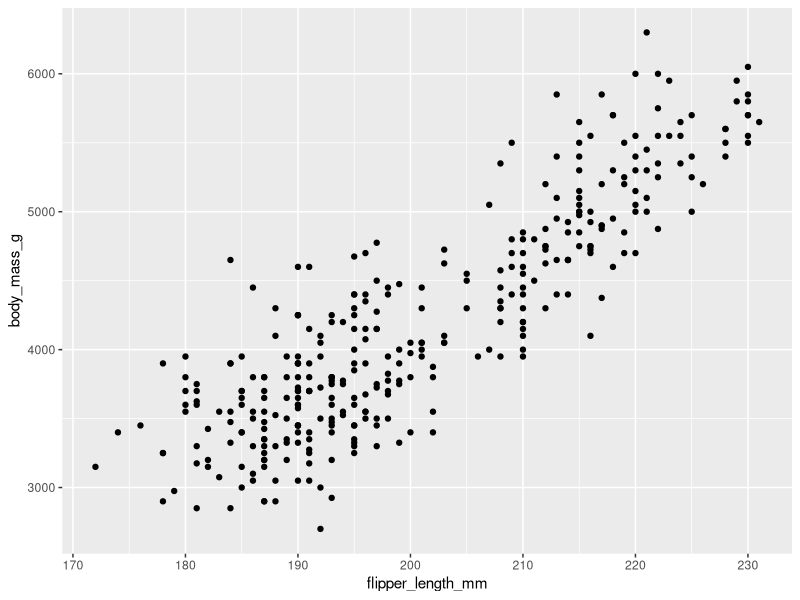
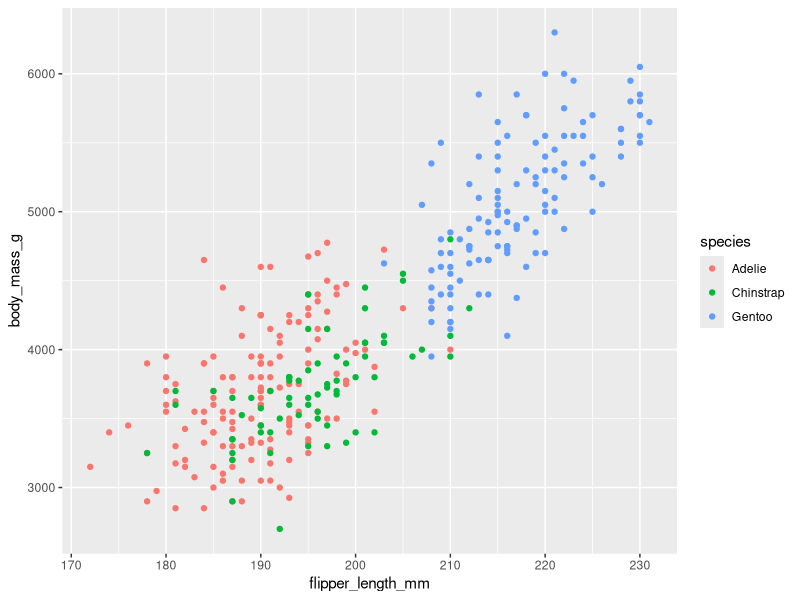
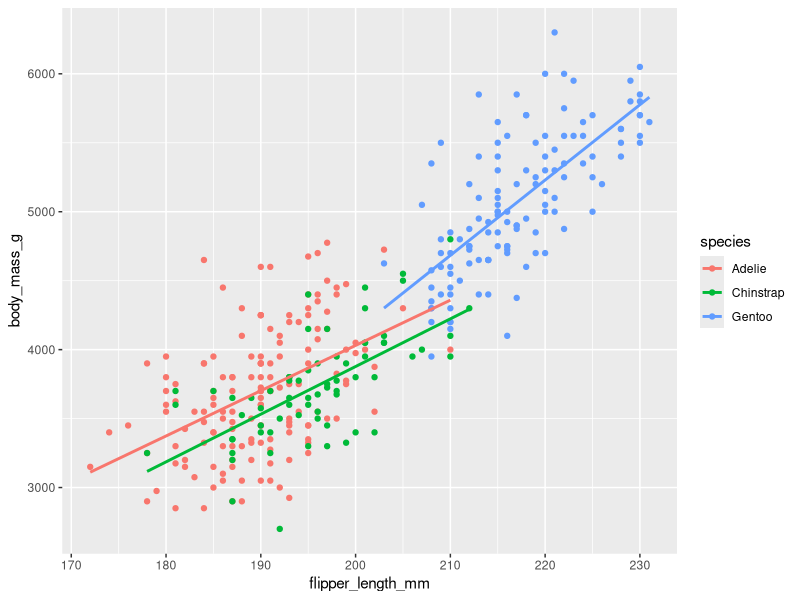
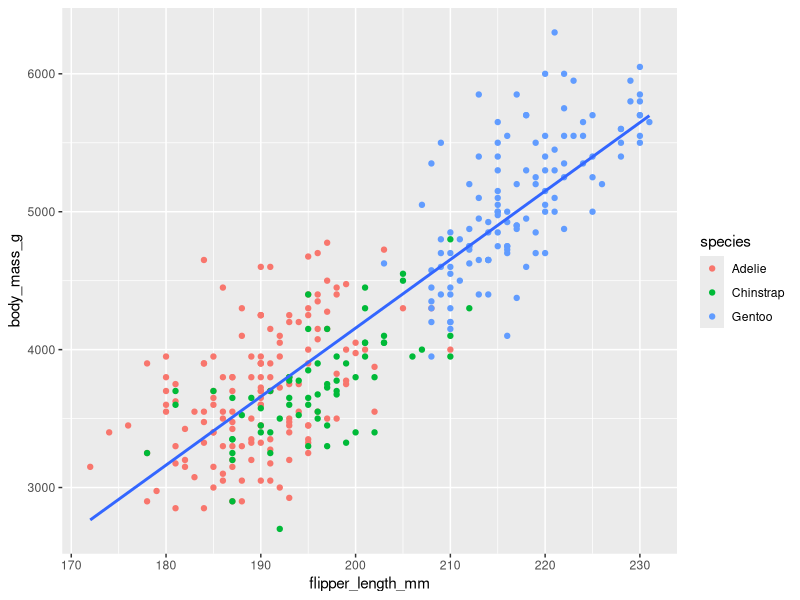
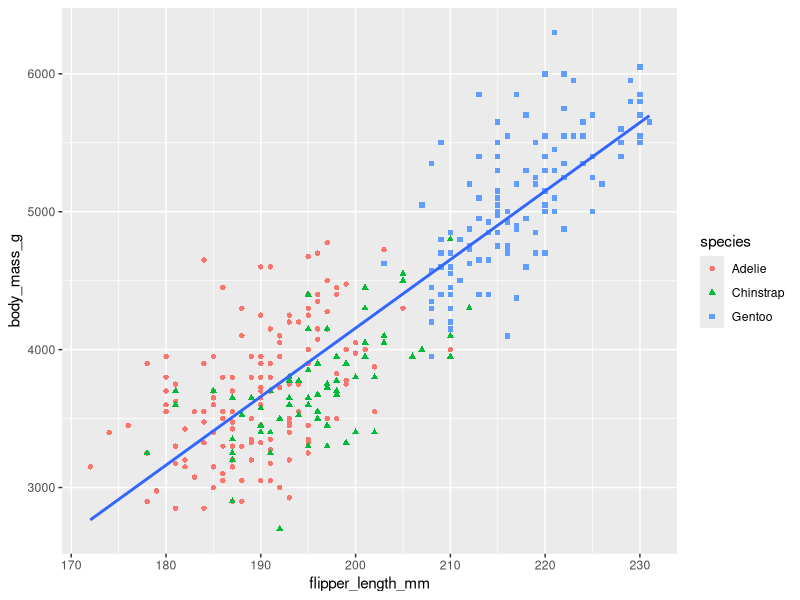
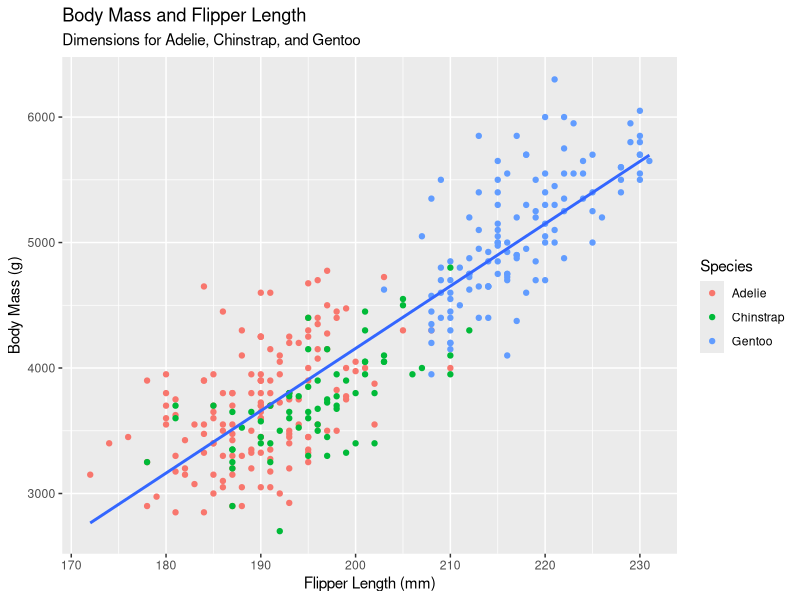
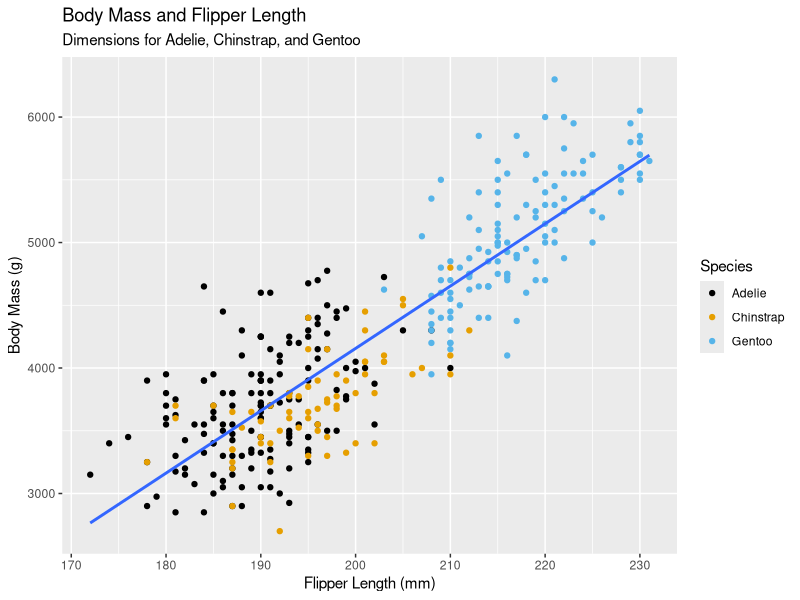
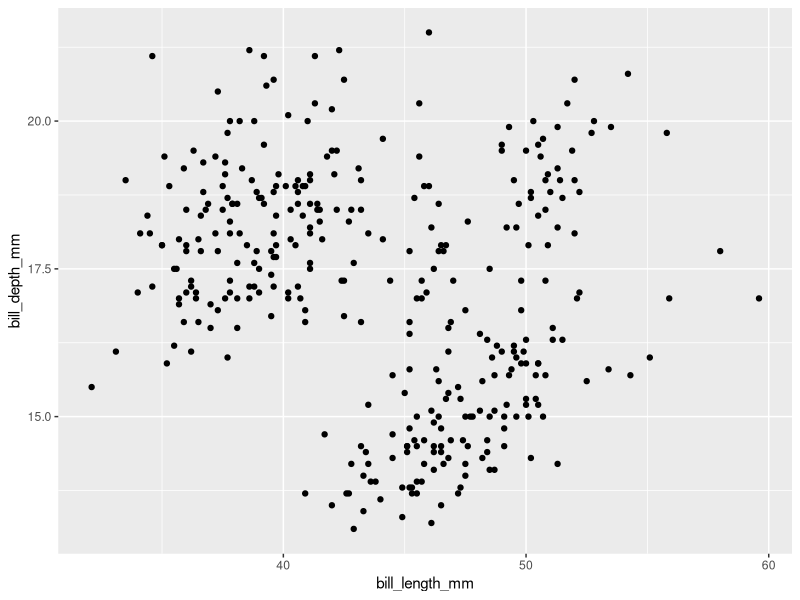

Write R code to recreate these figures, in order. (Note: this script raises an error after producing the figures.)
library(tidyverse)
library(palmerpenguins) 
library(ggthemes) #colorblind friedly color schemes! 

#the penguins data frame 
palmerpenguins::penguins

#save as an object 
penguins = palmerpenguins::penguins

#take a look 
glimpse(penguins)
#notice the different variables and begin to ask yourself questions abou the data
#what is the relationship between flipper length and body mass?
#what about by species?

#you can analyze the numbers but graphs are much, much cooler -- obviously.
#reminder because you are an idiot -- variables = columns and objects = rows. 

#open a cool interactive data table
view(penguins)

#we can view the individual column vectors like so 

penguins$species
penguins$island
#etc etc 

#to create a ggplot start with the basic function and then add layers. 
#the basic function is ggplot(data = ... aes(...))+ geom_[](...)
#aesthetics maps certain variables to elements of the chart, color, line, x and
#y axis, etc. Geom_ functions are the geometric objects cast as layers to 
#visualize the data. 

plot_1=ggplot(data=penguins, aes(x=flipper_length_mm, y=body_mass_g))+ geom_point()
plot_1
#this plot shows body mass vs flipper length 
#but can we make it more descriptive? 
#add more aesthetic layers! = more variables represented (pictorially of course!)

plot_2=ggplot(data=penguins, aes(x=flipper_length_mm, y=body_mass_g, color=species))+
geom_point()
plot_2
#color/shape mapping works better for categorical variables 

#what if we want to see overall trends? Well, that would be another geometric representation!
plot_3=ggplot(data=penguins, aes(x=flipper_length_mm, y=body_mass_g, color=species))+
geom_point()+geom_smooth(method='lm', se = FALSE)
plot_3
#geom smooth gives us a linear model. Because the data has not been redefined,
#it is still organized by the same aesthetics 
#se = FALSE removes the standard error around lines (kinda ugly)

#what if we want to see the linear trend for the entire dataset (not by species)
#map the species to the point plot only 
plot_4=ggplot(data=penguins, aes(x=flipper_length_mm, y=body_mass_g))+
  geom_point(aes(color=species))+geom_smooth(method='lm', se = FALSE)
plot_4
#each geometric object can have its own set of aesthetics. 

#just mapping species to color may make it hard to differentiate for color 
#blind people, we can also differentiate species by shape 
plot_5=ggplot(data=penguins, aes(x=flipper_length_mm, y=body_mass_g))+
  geom_point(aes(color=species, shape=species))+geom_smooth(method='lm', se = FALSE)
plot_5

#we can add labels like titles and subtitles 
#you know, being professional is probably a good plan!
plot_6=ggplot(data=penguins, aes(x=flipper_length_mm, y=body_mass_g))+
  geom_point(aes(color=species))+geom_smooth(method='lm', se = FALSE)+
  labs(x="Flipper Length (mm)", y="Body Mass (g)", title = "Body Mass and Flipper Length",
       subtitle = "Dimensions for Adelie, Chinstrap, and Gentoo", 
       color="Species", shape="Species")
plot_6

#note that you can also change the labels on the key with labs(), giving you a 
#chance to differentiate between color and shape 

#finally lets add our colorblind friendly scale color 
plot_final=ggplot(data=penguins, aes(x=flipper_length_mm, y=body_mass_g))+
  geom_point(aes(color=species))+geom_smooth(method='lm', se = FALSE)+
  labs(x="Flipper Length (mm)", y="Body Mass (g)", title = "Body Mass and Flipper Length",
       subtitle = "Dimensions for Adelie, Chinstrap, and Gentoo", 
       color="Species", shape="Species") +
  scale_color_colorblind()
plot_final

#more practice 
glimpse(penguins)

#make scatterplot of bill depth vs bill length
ggplot(data=penguins, aes(x=bill_length_mm, y=bill_depth_mm))+geom_point()
#pay attention to errors, they are very descriptive!
#fix accordingly

#no apparent relationship

#scatterplot of species vs bill depth 
gplot(data=penguins, aes(x=species, y=bill_depth_mm))+geom_point()
#really not that exciting, bill depth varies greatly by species
#a better choice for geom might be a boxplot
ggplot(data=penguins, aes(x=species, y=bill_depth_mm))+geom_boxplot(aes(color=species))

#plot of bill flipper length vs bill depth 
plot_7=ggplot(data=penguins, aes(x=flipper_length_mm, y=body_mass_g,color = bill_depth_mm))+
  geom_point()+geom_smooth(se = F)
plot_7
                                                                           
       